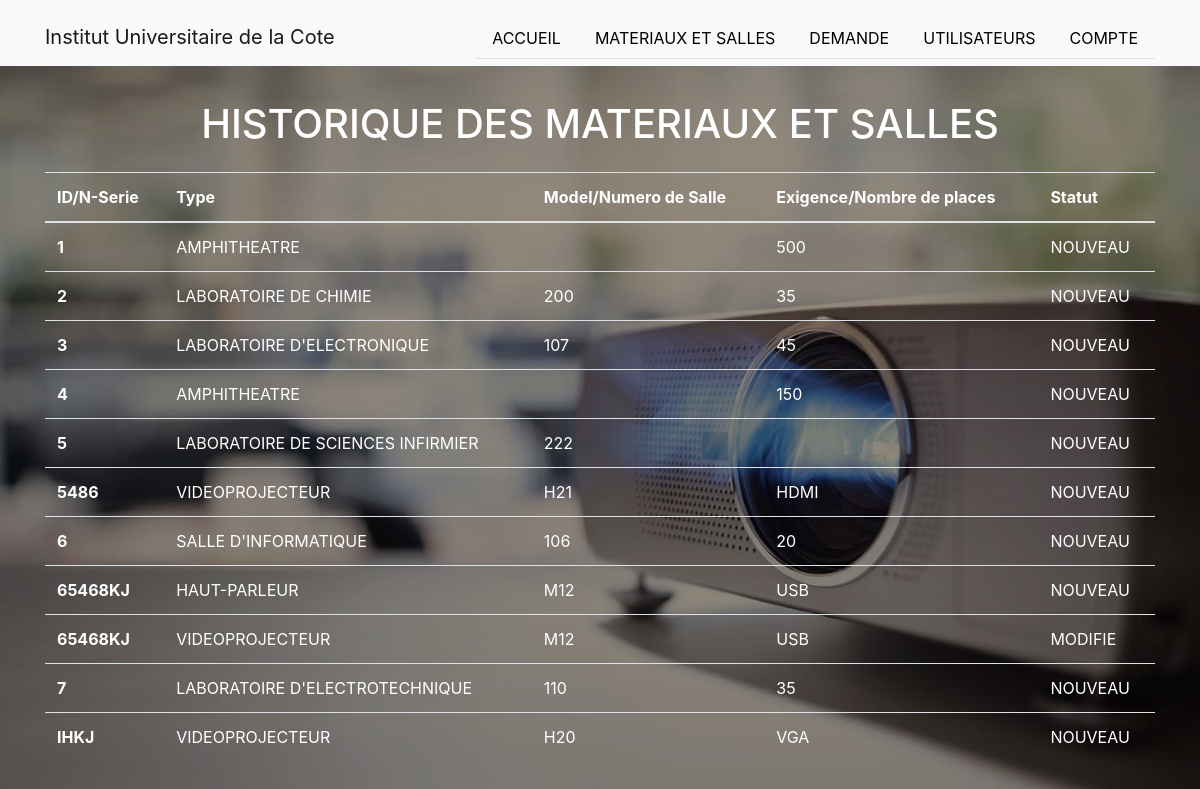
The page /administrateur/compte/historique_materiaux_salle (signed in) on the database its author committed.
### projet/BDonnees.py (models this page shows, shortened)
class HistoriqueMS(db.Model):
    id = db.Column(db.Integer, primary_key=True, unique=True, index=True)
    type = db.Column(db.Text, index=True)
    uniq_id = db.Column(db.Text)
    info1 = db.Column(db.Text)
    info2 = db.Column(db.Text)
    statut = db.Column(db.Text)

### projet/administrateur/pages.py (the view)
@administrateur_blueprint.route('/compte/historique_materiaux_salle', methods=['GET'])
@login_required
def historique_materiaux_salle():
    hist = HistoriqueMS.query.order_by(HistoriqueMS.uniq_id)
    return render_template('historique_materiaux_salles.html', hist=hist)

### projet/BDonnees.py (called while the page is built)
@login_manager.user_loader
def load_user(id):
    return Admin.query.get(id)

### projet/administrateur/templates/historique_materiaux_salles.html
{% extends "base.html" %}
{% block content %}
<h1 class="mb-sm-4 text-center">HISTORIQUE DES MATERIAUX ET SALLES</h1>
            <table class="table table-hover">
                <thead>
                  <tr>
                      <th scope="col">ID/N-Serie</th>
                      <th scope="col">Type</th>
                      <th scope="col">Model/Numero de Salle</th>
                      <th scope="col">Exigence/Nombre de places</th>
                      <th scope="col">Statut</th>
                  </tr>
                </thead>
                <tbody>
                {% for h in hist %}
                  <tr>
                      <th scope="row">{{h.uniq_id}}</th>
                      <td>{{h.type}}</td>
                      <td>{{h.info1}}</td>
                      <td>{{h.info2}}</td>
                      <td>{{h.statut}}</td>
                  </tr>
                {% endfor %}
                </tbody>
              </table>
{% endblock %}

### projet/templates/base.html (shortened to what this page needs)
<!DOCTYPE html>
<html lang="en">
  <head>
    <link rel="stylesheet" type="text/css" href="{{ url_for('static', filename='css/bootstrap.min.css') }}">
    <link rel="stylesheet" type="text/css" href="{{ url_for('static', filename='css/style_gestion.css') }}">
  </head>
  <body>
    <div class="container">
        <main>
            <header class="fixed-top">
                <div class="navbar navbar-expand-lg navbar-light bg-light">
                    <div class="container">
                        <div class="menu">
                        <a href="#" class="navbar-brand">Institut Universitaire de la Cote</a>
                            <div class="collapse navbar-collapse" id="navbarDropdown">
                                <ul class="nav nav-tabs">
                                    <li class="nav-item"><a class="nav-link" href="{{ url_for('administrateur.accueil') }}">ACCUEIL</a></li>
                                    <li class="nav-item"><a class="nav-link" href="{{ url_for('administrateur.liste', del_id=' ') }}">MATERIAUX ET SALLES</a></li>
                                    <li class="nav-item"><a class="nav-link" href="{{ url_for('administrateur.demande', demand_id=' ') }}">DEMANDE</a></li>
                                    <li class="nav-item"><a class="nav-link" href="{{ url_for('administrateur.utilisateur', del_mat=' ') }}">UTILISATEURS</a></li>
                                    <li class="nav-item"><a class="nav-link" href="{{ url_for('administrateur.compte') }}">COMPTE</a></li>
                                </ul>
                            </div>
                        </div>
                    </div>
                </div>
            </header>
    {% block content %}
    {% endblock %}
        </main>
    </div>
  </body>
</html>

### projet/static/css/style_gestion.css (style rules this page uses)
html, body { margin: 0; padding: 0; width: 100%; }
body { width: 100%; height: 100vh; background: url(c.jpg); background-position: center; background-repeat: no-repeat; background-attachment: fixed; background-size: cover; display: table; font-family: -apple-system,BlinkMacSystemFont,"Segoe UI",Roboto,"Helvetica Neue",Arial,"Noto Sans",sans-serif,"Apple Color Emoji","Segoe UI Emoji","Segoe UI Symbol","Noto Color Emoji"; font-size: 1rem; font-weight: 400; line-height: 1.5; color: white; }
.menu .collapse { float: right; padding-bottom: 0px; }
.menu a { border-bottom: 1px solid white; color: black; }
.fixed-top .container { background-color: none; padding-top: 10px; height: 50px; }
.fixed-top .container .menu { width: 100%; }
main h1 { padding-top: 100px; }
td { color: white; }
th { color: white; }

### rows shown on the page
HistoriqueMS: uniq_id "1", type "AMPHITHEATRE", info2 "500", statut "NOUVEAU"
HistoriqueMS: uniq_id "2", type "LABORATOIRE DE CHIMIE", info1 "200", info2 "35", statut "NOUVEAU"
HistoriqueMS: uniq_id "3", type "LABORATOIRE D'ELECTRONIQUE", info1 "107", info2 "45", statut "NOUVEAU"
HistoriqueMS: uniq_id "4", type "AMPHITHEATRE", info2 "150", statut "NOUVEAU"
HistoriqueMS: uniq_id "5", type "LABORATOIRE DE SCIENCES INFIRMIER", info1 "222", statut "NOUVEAU"
HistoriqueMS: uniq_id "5486", type "VIDEOPROJECTEUR", info1 "H21", info2 "HDMI", statut "NOUVEAU"
HistoriqueMS: uniq_id "6", type "SALLE D'INFORMATIQUE", info1 "106", info2 "20", statut "NOUVEAU"
HistoriqueMS: uniq_id "65468KJ", type "HAUT-PARLEUR", info1 "M12", info2 "USB", statut "NOUVEAU"
HistoriqueMS: uniq_id "65468KJ", type "VIDEOPROJECTEUR", info1 "M12", info2 "USB", statut "MODIFIE"
HistoriqueMS: uniq_id "7", type "LABORATOIRE D'ELECTROTECHNIQUE", info1 "110", info2 "35", statut "NOUVEAU"
HistoriqueMS: uniq_id "IHKJ", type "VIDEOPROJECTEUR", info1 "H20", info2 "VGA", statut "NOUVEAU"
